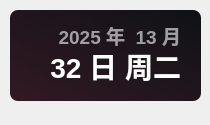
<?xml version="1.0" encoding="UTF-8"?>
<ui version="4.0">
 <class>Theme</class>
 <widget class="QWidget" name="Form">
  <property name="geometry">
   <rect>
    <x>0</x>
    <y>0</y>
    <width>210</width>
    <height>125</height>
   </rect>
  </property>
  <property name="minimumSize">
   <size>
    <width>0</width>
    <height>0</height>
   </size>
  </property>
  <property name="maximumSize">
   <size>
    <width>16777215</width>
    <height>65536</height>
   </size>
  </property>
  <property name="windowTitle">
   <string>时间</string>
  </property>
  <widget class="QLabel" name="date_text">
   <property name="geometry">
    <rect>
     <x>20</x>
     <y>20</y>
     <width>161</width>
     <height>31</height>
    </rect>
   </property>
   <property name="font">
    <font>
     <family>Microsoft YaHei UI</family>
     <pointsize>14</pointsize>
     <weight>75</weight>
     <bold>true</bold>
    </font>
   </property>
   <property name="styleSheet">
    <string notr="true">color: rgba(255, 255, 255, 150);
font-weight: bold;</string>
   </property>
   <property name="text">
    <string>2025 年  13 月</string>
   </property>
   <property name="textFormat">
    <enum>Qt::PlainText</enum>
   </property>
   <property name="alignment">
    <set>Qt::AlignRight|Qt::AlignTrailing|Qt::AlignVCenter</set>
   </property>
  </widget>
  <widget class="QLabel" name="day_text">
   <property name="geometry">
    <rect>
     <x>30</x>
     <y>40</y>
     <width>151</width>
     <height>51</height>
    </rect>
   </property>
   <property name="font">
    <font>
     <family>Microsoft YaHei UI</family>
     <pointsize>21</pointsize>
     <weight>75</weight>
     <bold>true</bold>
    </font>
   </property>
   <property name="styleSheet">
    <string notr="true">border: none;
color: rgba(255, 255, 255, 255);
font-weight: bold</string>
   </property>
   <property name="text">
    <string>32 日 周二</string>
   </property>
   <property name="textFormat">
    <enum>Qt::PlainText</enum>
   </property>
   <property name="alignment">
    <set>Qt::AlignRight|Qt::AlignTrailing|Qt::AlignVCenter</set>
   </property>
  </widget>
  <widget class="QLabel" name="backgnd">
   <property name="geometry">
    <rect>
     <x>10</x>
     <y>10</y>
     <width>191</width>
     <height>91</height>
    </rect>
   </property>
   <property name="styleSheet">
    <string notr="true">background-color: qlineargradient(spread:pad, x1:0, y1:1, x2:1, y2:0, stop:0 rgba(50, 25, 35, 255), stop:1 rgba(15, 18, 22, 255));
border-radius: 8px</string>
   </property>
   <property name="text">
    <string/>
   </property>
  </widget>
  <widget class="QLabel" name="img">
   <property name="geometry">
    <rect>
     <x>10</x>
     <y>10</y>
     <width>91</width>
     <height>91</height>
    </rect>
   </property>
   <property name="styleSheet">
    <string notr="true"/>
   </property>
   <property name="pixmap">
    <pixmap>../img/1.png</pixmap>
   </property>
   <property name="scaledContents">
    <bool>true</bool>
   </property>
  </widget>
  <zorder>backgnd</zorder>
  <zorder>img</zorder>
  <zorder>date_text</zorder>
  <zorder>day_text</zorder>
 </widget>
 <resources/>
 <connections/>
</ui>
